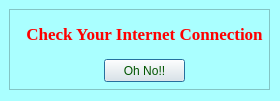
<?xml version="1.0" encoding="UTF-8"?>
<ui version="4.0">
 <class>Dialog</class>
 <widget class="QDialog" name="Dialog">
  <property name="geometry">
   <rect>
    <x>0</x>
    <y>0</y>
    <width>280</width>
    <height>101</height>
   </rect>
  </property>
  <property name="palette">
   <palette>
    <active>
     <colorrole role="Base">
      <brush brushstyle="SolidPattern">
       <color alpha="255">
        <red>170</red>
        <green>255</green>
        <blue>255</blue>
       </color>
      </brush>
     </colorrole>
     <colorrole role="Window">
      <brush brushstyle="SolidPattern">
       <color alpha="255">
        <red>170</red>
        <green>255</green>
        <blue>255</blue>
       </color>
      </brush>
     </colorrole>
    </active>
    <inactive>
     <colorrole role="Base">
      <brush brushstyle="SolidPattern">
       <color alpha="255">
        <red>170</red>
        <green>255</green>
        <blue>255</blue>
       </color>
      </brush>
     </colorrole>
     <colorrole role="Window">
      <brush brushstyle="SolidPattern">
       <color alpha="255">
        <red>170</red>
        <green>255</green>
        <blue>255</blue>
       </color>
      </brush>
     </colorrole>
    </inactive>
    <disabled>
     <colorrole role="Base">
      <brush brushstyle="SolidPattern">
       <color alpha="255">
        <red>170</red>
        <green>255</green>
        <blue>255</blue>
       </color>
      </brush>
     </colorrole>
     <colorrole role="Window">
      <brush brushstyle="SolidPattern">
       <color alpha="255">
        <red>170</red>
        <green>255</green>
        <blue>255</blue>
       </color>
      </brush>
     </colorrole>
    </disabled>
   </palette>
  </property>
  <property name="windowTitle">
   <string>No Internet</string>
  </property>
  <widget class="QFrame" name="frame">
   <property name="geometry">
    <rect>
     <x>9</x>
     <y>9</y>
     <width>261</width>
     <height>81</height>
    </rect>
   </property>
   <property name="frameShape">
    <enum>QFrame::StyledPanel</enum>
   </property>
   <property name="frameShadow">
    <enum>QFrame::Raised</enum>
   </property>
   <widget class="QLabel" name="label_11">
    <property name="geometry">
     <rect>
      <x>15</x>
      <y>10</y>
      <width>241</width>
      <height>31</height>
     </rect>
    </property>
    <property name="palette">
     <palette>
      <active>
       <colorrole role="WindowText">
        <brush brushstyle="SolidPattern">
         <color alpha="255">
          <red>255</red>
          <green>0</green>
          <blue>0</blue>
         </color>
        </brush>
       </colorrole>
       <colorrole role="Text">
        <brush brushstyle="SolidPattern">
         <color alpha="255">
          <red>255</red>
          <green>0</green>
          <blue>0</blue>
         </color>
        </brush>
       </colorrole>
      </active>
      <inactive>
       <colorrole role="WindowText">
        <brush brushstyle="SolidPattern">
         <color alpha="255">
          <red>255</red>
          <green>0</green>
          <blue>0</blue>
         </color>
        </brush>
       </colorrole>
       <colorrole role="Text">
        <brush brushstyle="SolidPattern">
         <color alpha="255">
          <red>255</red>
          <green>0</green>
          <blue>0</blue>
         </color>
        </brush>
       </colorrole>
      </inactive>
      <disabled>
       <colorrole role="WindowText">
        <brush brushstyle="SolidPattern">
         <color alpha="255">
          <red>120</red>
          <green>120</green>
          <blue>120</blue>
         </color>
        </brush>
       </colorrole>
       <colorrole role="Text">
        <brush brushstyle="SolidPattern">
         <color alpha="255">
          <red>120</red>
          <green>120</green>
          <blue>120</blue>
         </color>
        </brush>
       </colorrole>
      </disabled>
     </palette>
    </property>
    <property name="font">
     <font>
      <family>Times New Roman</family>
      <pointsize>13</pointsize>
      <weight>75</weight>
      <bold>true</bold>
      <underline>false</underline>
     </font>
    </property>
    <property name="text">
     <string>Check Your Internet Connection</string>
    </property>
    <property name="textFormat">
     <enum>Qt::RichText</enum>
    </property>
    <property name="alignment">
     <set>Qt::AlignCenter</set>
    </property>
   </widget>
   <widget class="QPushButton" name="pushButton_8">
    <property name="geometry">
     <rect>
      <x>95</x>
      <y>50</y>
      <width>81</width>
      <height>23</height>
     </rect>
    </property>
    <property name="palette">
     <palette>
      <active>
       <colorrole role="ButtonText">
        <brush brushstyle="SolidPattern">
         <color alpha="255">
          <red>0</red>
          <green>85</green>
          <blue>0</blue>
         </color>
        </brush>
       </colorrole>
      </active>
      <inactive>
       <colorrole role="ButtonText">
        <brush brushstyle="SolidPattern">
         <color alpha="255">
          <red>0</red>
          <green>85</green>
          <blue>0</blue>
         </color>
        </brush>
       </colorrole>
      </inactive>
      <disabled>
       <colorrole role="ButtonText">
        <brush brushstyle="SolidPattern">
         <color alpha="255">
          <red>120</red>
          <green>120</green>
          <blue>120</blue>
         </color>
        </brush>
       </colorrole>
      </disabled>
     </palette>
    </property>
    <property name="text">
     <string>Oh No!!</string>
    </property>
   </widget>
  </widget>
 </widget>
 <resources/>
 <connections>
  <connection>
   <sender>pushButton_8</sender>
   <signal>clicked()</signal>
   <receiver>Dialog</receiver>
   <slot>accept()</slot>
   <hints>
    <hint type="sourcelabel">
     <x>144</x>
     <y>70</y>
    </hint>
    <hint type="destinationlabel">
     <x>139</x>
     <y>50</y>
    </hint>
   </hints>
  </connection>
 </connections>
</ui>
